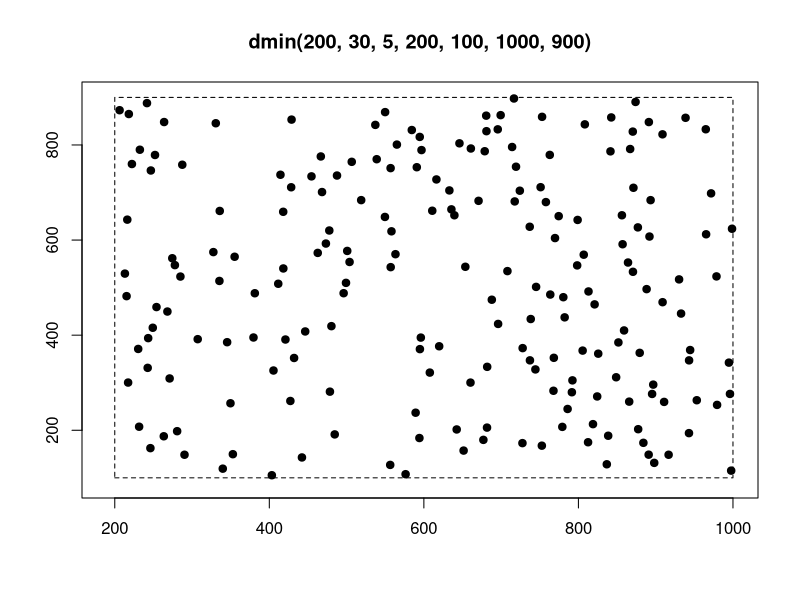

Write the R code that produced this figure.
rm(list=ls())

dmin2d <- function(n, m, s, xlo, xhi, ylo, yhi, plots=TRUE){
	## Models a spacial pattern according 
	## to the following parameters:
	##
	## n: number of points to simulate
	## m: mean of Normal distribution
	## s: s.d. of Normal distribution
	## xlo, xhi: possible range of X values.
	## ylo, yhi: possible range of Y values.
	## plots: bool for whether to create plots
	## (I added this so part II would run faster)

	## first point initialisation
	thegoodones <- c(runif(1, xlo, xhi),runif(1,ylo,yhi)) 

	while(length(thegoodones) < n * 2){
	  trialpoint <- c(runif(1, xlo, xhi),runif(1,ylo,yhi))
	  exclusionmin <- max(0, rnorm(1,m,s))
	  if(min(dist(rbind(thegoodones,trialpoint))) > exclusionmin)
	     {thegoodones <- rbind(thegoodones,trialpoint)}
	}

	if(plots==TRUE){
	plot(c(xlo-round(xlo*.05),xhi), c(ylo-round(xlo*.05), yhi), 
		type = "n", xlab="", ylab="",main=paste("dmin(",
		paste(n,m,s,xlo,ylo,xhi,yhi,sep=", "),")",sep=""))
	rect(xlo,ylo,xhi,yhi,lty=2)
	points(thegoodones[,1],thegoodones[,2],pch=19)
	  }

	rownames(thegoodones) <- NULL
	return(thegoodones)
	}

regind <- function(pointsdata){
	## Takes a dataframe of points and calculates
	## the regularity index.
	##
	## pointsdata: a two-column df of points

	mins <- NULL

	distmat <- as.matrix(dist(pointsdata))
	diag(distmat) <- Inf
	for(i in 1:dim(pointsdata)[1]){
	mins <- c(mins,min(distmat[,i]))
		}

	return(mean(mins)/sd(mins))
}


res <- dmin2d(200,30,5,200,1000,100,900)

theoretical <- replicate(1000,regind(dmin2d(200,0,0,0,1000,0,1000,FALSE)))
